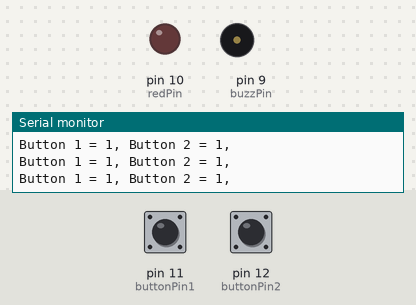
Simulated run of this sketch. Board: Arduino Uno, built with avr-gcc and run on an emulated ATmega328P. On the bench: output pins drawn as LEDs (lit = HIGH), buzzer (waves = sounding, pin HIGH), the last lines printed to the serial monitor. The test bench sets the inputs (shaded band); at power-on: pin 11 (buttonPin1) HIGH, pin 12 (buttonPin2) HIGH.

Above: at 1.3 s.
1.4 s: pin 11 (buttonPin1) pulled LOW for 1 s
At 1.87 s:
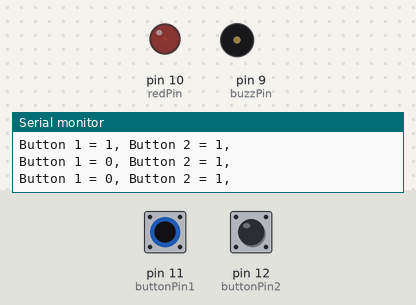
4.0 s: pin 12 (buttonPin2) pulled LOW for 3.2 s
At 5.6 s:
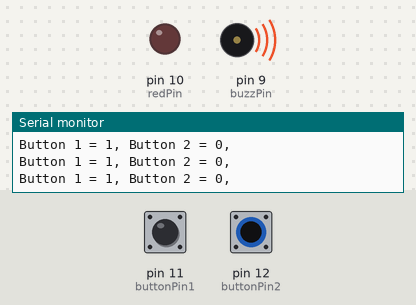
8.7 s: pin 11 (buttonPin1) pulled LOW for 3.2 s
At 12.5 s:
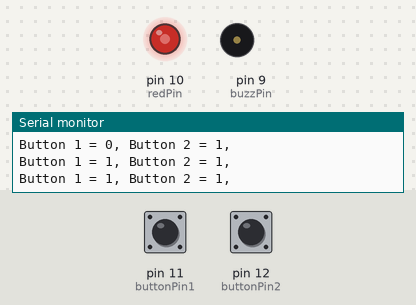
13.4 s: pin 11 (buttonPin1) pulled LOW for 3.2 s
At 17.9 s:
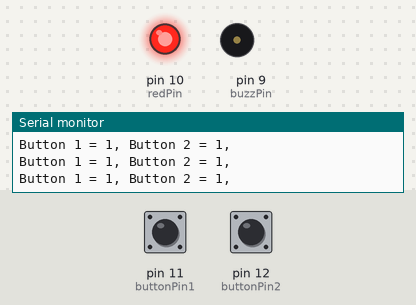
18.1 s: pin 12 (buttonPin2) pulled LOW for 0.3 s
At 19.0 s:
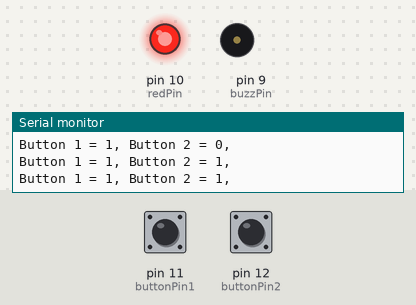
Timing chart, 0 to 21.1 s (numbered marks = the images above; inputs shaded):
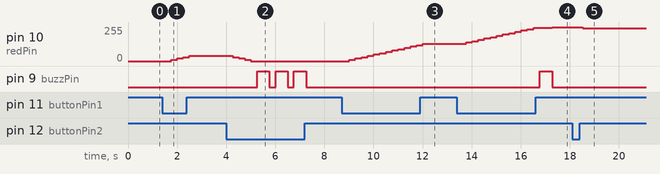

The sketch:

29_Using_Push_Buttons_to_Create_Dimmable_LED.ino
```cpp
int buzzPin = 9;
int buttonPin1 = 11;
int buttonPin2 = 12;
int buttonVal1;
int buttonVal2;
int redPin = 10;
int ledBrightness;
int delayTime = 250;
int buzzDelay = 500;

void setup() {
  // put your setup code here, to run once:
  pinMode(buzzPin, OUTPUT);
  pinMode(buttonPin1, INPUT);
  pinMode(buttonPin2, INPUT);
  pinMode(redPin, OUTPUT);
  Serial.begin(9600);
}

void loop() {
  // put your main code here, to run repeatedly:
  buttonVal1 = digitalRead(buttonPin1);
  buttonVal2 = digitalRead(buttonPin2);
  Serial.print("Button 1 = ");
  Serial.print(buttonVal1);
  Serial.print(", ");
  Serial.print("Button 2 = ");
  Serial.print(buttonVal2);
  Serial.println(", ");
  delay(delayTime);

  // Make LED a bit brighter after button 1 is pressed
  if (buttonVal1 == 0) {
    ledBrightness = ledBrightness + 10;
  }

  // Make LED a bit dimmer after button 2 is pressed
  if (buttonVal2 == 0) {
    ledBrightness = ledBrightness - 10;
  }

  // Cap maximum LED brightness at 255
  // Beep the buzzer if brightness exceeds 255
  if (ledBrightness > 255) {
    ledBrightness = 255;
    digitalWrite(buzzPin, HIGH);
    delay(buzzDelay);
    digitalWrite(buzzPin, LOW);
  }

  // Cap minimum LED brightness at 0
  // Beep the buzzer if brightness drops below 0
  if (ledBrightness < 0) {
    ledBrightness = 0;
    digitalWrite(buzzPin, HIGH);
    delay(buzzDelay);
    digitalWrite(buzzPin, LOW);
  }

  analogWrite(redPin, ledBrightness);
}
```

Measured:
- after the input at 1.4 s, pin 10 (redPin): 0/255 → 10/255 after 0.35 s, → 20/255 0.25 s later, → 30/255 0.25 s later, → 40/255 0.25 s later
- after the input at 4.0 s, pin 10 (redPin): 40/255 → 30/255 after 0.26 s, → 20/255 0.25 s later, → 10/255 0.25 s later, → 0/255 0.25 s later; pin 9 (buzzPin): alternates HIGH for 0.50 s and LOW for 0.25 s, 6 changes in all, then stays LOW, starting after 1.3 s
- after the input at 8.7 s, pin 10 (redPin): moves from 0/255 to 130/255 over 3.0 s, starting after 0.31 s
- after the input at 13.4 s, pin 10 (redPin): moves from 130/255 to 255/255 over 3.5 s, starting after 0.37 s; pin 9 (buzzPin): LOW → HIGH after 3.4 s, → LOW 0.50 s later
- after the input at 18.1 s, pin 10 (redPin): 255/255 → 245/255 after 0.43 s
